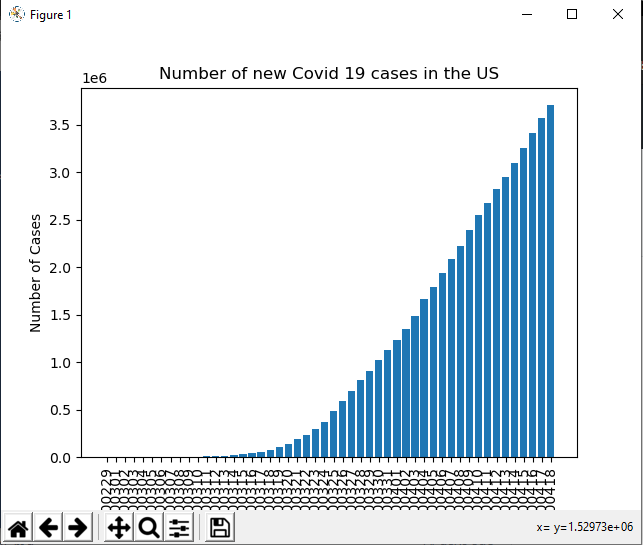

This chart was generated by the following Python code:
import requests
import matplotlib.pyplot as plt
import datetime

# Please note: this is really bad code.

try: 
    apiUrl = "https://covidtracking.com/api/us/daily"


    response = requests.get(apiUrl)
    
    print("Response code from server: "+str(response.status_code)) 

    data = response.json() 

    num = len(data) - 1
    count = 0
    
    dataList = []
    labels = []
    
    for x in range(0,num):
        dataList.append(data[count]["total"])
        labels.append(data[count]["date"])

        count += 1
        
    
    
    dataList.reverse() 
    labels.reverse()
    

    
    plt.bar(range(len(dataList)),dataList)
    plt.ylabel("Number of Cases")
    plt.xlabel("Date")
    plt.xticks(range(len(labels)),labels,rotation=90)
    plt.title("Number of new Covid 19 cases in the US")
    plt.show()
except ConnectionError: 
    print("ConnectionError LOL") 
except KeyError:
    print("Something in the api changed") 
        
